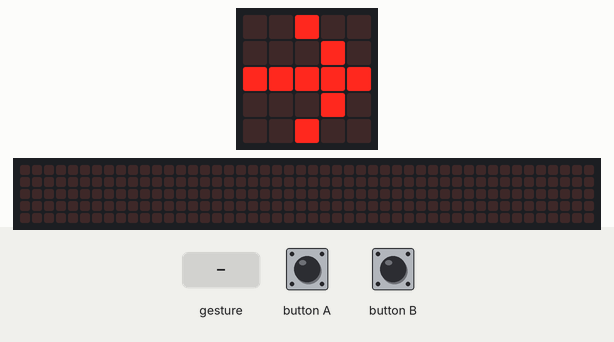
A program run on a simulated BBC micro:bit running MicroPython. On the bench: the board's 5×5 LED display, a strip that is not on the board, showing the scrolling text unrolled. Inputs (shaded band) come from the test bench. A reset restarts the program; random numbers come from a fixed seed; a tilt is held for 1.5 s and a shake lasts 1 s, then the board lies face up again; the 48×5 strip is a reading aid, not a part: it shows the text the display is scrolling, unrolled, one strip-width of it at a time.

Above: at 1.1 s.
3.3 s: button B pressed for 0.15 s
At 3.8 s:
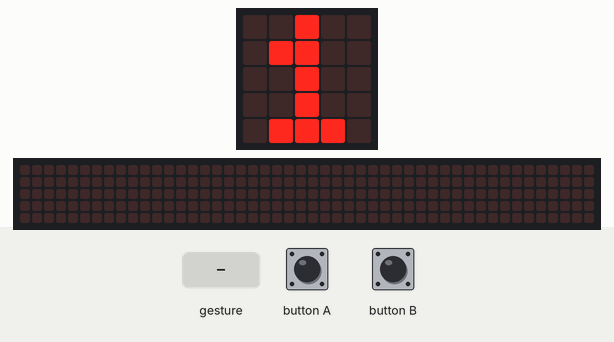
4.9 s: button A pressed for 0.15 s
At 5.4 s:
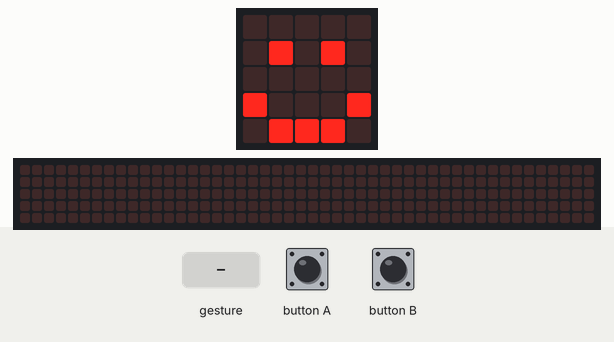
5.6 s: button A pressed for 1 s
At 9.5 s:
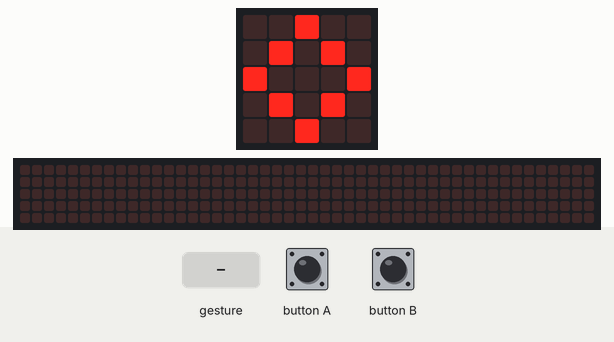
10.2 s: button B pressed for 1 s
At 11.6 s:
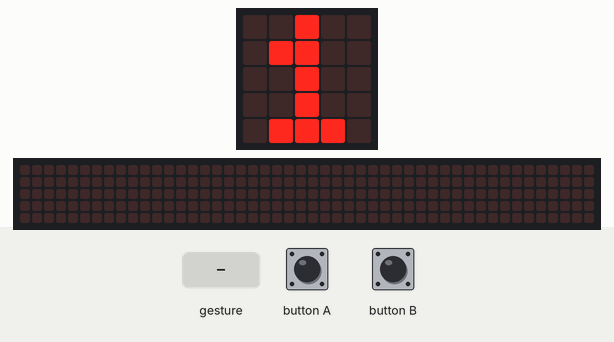
12.7 s: button A pressed for 0.15 s
At 13.2 s:
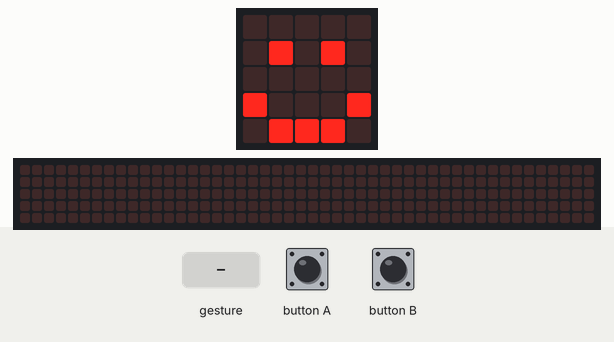
13.4 s: gesture 'shake'
At 16.28 s:
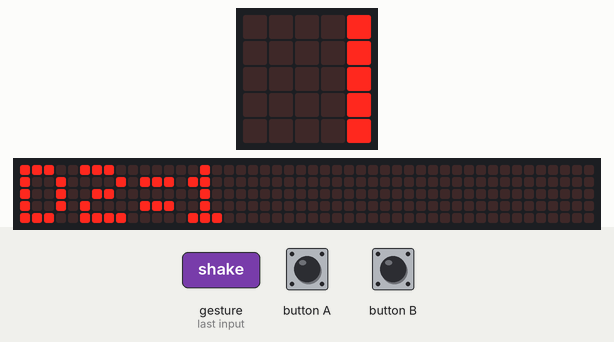

Measured:
- after the input at 3.3 s, the display: changes at once (image 1)
- after the input at 4.9 s, the display: changes at once (image 2)
- after the input at 12.7 s, the display: changes at once (image 5)
- what the display in image 0 shows lasts 1.0 s, from 1.0 s to 2.0 s

The program:

D-Bit.py
```python
'''
Game Name : D-Bit (a RPG dice for BBC Micro:bit)
Author : Eduardo Destefani Stefanato (c)
Student's Federal University of Espírito Santo
Play on BBC Micro:bit

option 1 = D2 | option 2 = D4 | option 3 = D6 | option 4 = D8 | option 5 = D10 | option 6 = D20 | option 7 = D100
'''
from microbit import *
from random import randint
from machine import reset

def d2():
    return randint(1,2)
def d4():
    return randint(1,4)
def d6():
    return randint(1,6)
def d8():
    return randint(1,8)
def d10():
    return randint(1,10)
def d20():
    return randint(1,20)
def d100():
    return randint(1,100)

loop = False

option = 0
display.show(Image.DIAMOND, delay=1000, wait=True, clear=True)
display.show(Image.ARROW_E, delay=1000, clear=True)

while True :
    if button_b.get_presses() :
        option += 1
        display.show(option, wait=True, clear=False)
        if option >= 8 :
            display.show(Image.NO, delay=1000)
            option = 0
    elif button_a.get_presses() :
        if option == 0 :
            reset()
        display.show(Image.HAPPY, delay=1000, wait=True, loop=False, clear=True)
        option
        loop = True
        break

display.scroll('Shake', delay=80, wait=True)
while loop :
    value = d2()
    while option == 1 :
        if accelerometer.was_gesture('shake') :
            display.scroll('D2={}'.format(value), delay=120)
        elif button_a.get_presses() :
            reset()
    value = d4()
    while option == 2 :
        if accelerometer.was_gesture('shake') :
            display.scroll('D4={}'.format(value), delay=120)
        elif button_a.get_presses() :
            reset()
    value = d6()
    while option == 3 :
        if accelerometer.was_gesture('shake') :
            display.scroll('D6={}'.format(value), delay=120)
        elif button_a.get_presses() :
            reset()
    value = d8()
    while option == 4 :
        if accelerometer.was_gesture('shake') :
            display.scroll('D8={}'.format(value), delay=120)
        elif button_a.get_presses() :
            reset()
    value = d10()
    while option == 5 :
        if accelerometer.was_gesture('shake') :
            display.scroll('D10={}'.format(value), delay=120)
        elif button_a.get_presses() :
            reset()
    value = d20()
    while option == 6 :
        if accelerometer.was_gesture('shake') :
            display.scroll('D20={}'.format(value), delay=120)
        elif button_a.get_presses() :
            reset()
    value = d100()
    while option == 7 :
        if accelerometer.was_gesture('shake') :
            display.scroll('D100={}'.format(value), delay=120)
        elif button_a.get_presses() :
            reset()
```
